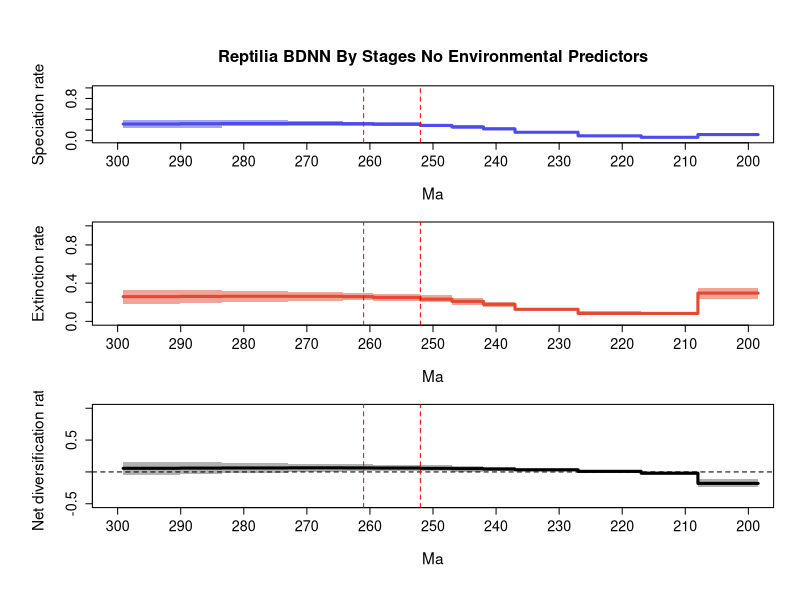

Write R code to recreate this figure.
## FINAL RTT GRAPH, PROPER FORMATTING CODE BELOW

##################################################### Change file path
pdf(file='C:/Users/SimoesLabAdmin/Documents/BDNN_Arielli/reptilia/mcmc_fixshift_no_predictors/D_bdnn_update/combined_10_RTT_final.pdf', width = 8, height = 10.8, useDingbats = FALSE)

# Set up the layout for 3 vertical plots
par(mfrow=c(3,1), cex.main=1.7, cex.lab=1.4, cex.axis=1.3,
    mgp=c(3.5, 1, 0),      # distance of axis labels from plot
    oma=c(2, 2, 2, 0))     # outer margins for the entire figure

################################################### Data vectors, time_vec through div_upr (longevity vectors excluded for our purposes)
time_vec=c(299.1209716796875, 290.10001,290.1,283.50001,283.5,273.00001,273.0,264.30001,264.3,259.50001,259.5,252.00001,252.0,247.00001,247.0,242.00001,242.0,237.00001,237.0,227.00001,227.0,217.00001,217.0,208.00001,208.0,198.4518165588379)
sp_mean=c(0.31596927631275507, 0.31596927631275507,0.3204149167034899,0.3204149167034899,0.32480634041873513,0.32480634041873513,0.3264662623975076,0.3264662623975076,0.3224156105090612,0.3224156105090612,0.3113979645984984,0.3113979645984984,0.2890097178398075,0.2890097178398075,0.2607489290817626,0.2607489290817626,0.2235144842192724,0.2235144842192724,0.1596113886482588,0.1596113886482588,0.09207353617294506,0.09207353617294506,0.06418061291967098,0.06418061291967098,0.11599383204471864,0.11599383204471864)
sp_lwr=c(0.23374386636788014, 0.23374386636788014,0.24645096757201984,0.24645096757201984,0.26950897755857783,0.26950897755857783,0.27519977980843097,0.27519977980843097,0.28009080192172636,0.28009080192172636,0.27550695733418346,0.27550695733418346,0.2557409797886321,0.2557409797886321,0.2300876118737081,0.2300876118737081,0.19928873269518543,0.19928873269518543,0.14200104436951833,0.14200104436951833,0.07824589818463872,0.07824589818463872,0.05213568633263375,0.05213568633263375,0.0906805971656018,0.0906805971656018)
sp_upr=c(0.3880027066071686, 0.3880027066071686,0.3852739125896454,0.3852739125896454,0.38801224178272886,0.38801224178272886,0.36966613492176814,0.36966613492176814,0.35842799554868277,0.35842799554868277,0.34620076481954337,0.34620076481954337,0.32121614317118197,0.32121614317118197,0.2904915661781256,0.2904915661781256,0.25022692161239146,0.25022692161239146,0.1765312321691633,0.1765312321691633,0.10521171709022115,0.10521171709022115,0.0765606977742959,0.0765606977742959,0.14617690209222295,0.14617690209222295)
ex_mean=c(0.2589411019378592, 0.2589411019378592,0.26074917864702907,0.26074917864702907,0.26244875420525154,0.26244875420525154,0.26239025396298565,0.26239025396298565,0.2588914892016989,0.2588914892016989,0.250335812639286,0.250335812639286,0.2326037321647501,0.2326037321647501,0.20938946887334664,0.20938946887334664,0.17821300944753166,0.17821300944753166,0.12670511297208692,0.12670511297208692,0.08320284799948993,0.08320284799948993,0.08326632178160884,0.08326632178160884,0.2956307104458808,0.2956307104458808)
ex_lwr=c(0.18605436285957863, 0.18605436285957863,0.1889215560693877,0.1889215560693877,0.20499736700836976,0.20499736700836976,0.2152373775285,0.2152373775285,0.22158032962234114,0.22158032962234114,0.21636137396732144,0.21636137396732144,0.19754898697009454,0.19754898697009454,0.17556189060811453,0.17556189060811453,0.15450421072307496,0.15450421072307496,0.10959949146510536,0.10959949146510536,0.0630219308314691,0.0630219308314691,0.06575222947591576,0.06575222947591576,0.23668517252992743,0.23668517252992743)
ex_upr=c(0.3320149623171294, 0.3320149623171294,0.3238083322108112,0.3238083322108112,0.32151782281966007,0.32151782281966007,0.3048147526570375,0.3048147526570375,0.29657573719572017,0.29657573719572017,0.29076973290452657,0.29076973290452657,0.2734536872207115,0.2734536872207115,0.24580448637099192,0.24580448637099192,0.20704793095883628,0.20704793095883628,0.14199364338071432,0.14199364338071432,0.10353240952202095,0.10353240952202095,0.10047947456024199,0.10047947456024199,0.3517751137620769,0.3517751137620769)
div_mean=c(0.05702817437489618, 0.05702817437489618,0.05966573805646083,0.05966573805646083,0.062357586213483515,0.062357586213483515,0.06407600843452174,0.06407600843452174,0.06352412130736187,0.06352412130736187,0.061062151959212156,0.061062151959212156,0.05640598567505742,0.05640598567505742,0.05135946020841617,0.05135946020841617,0.045301474771740596,0.045301474771740596,0.032906275676171694,0.032906275676171694,0.00887068817345519,0.00887068817345519,-0.019085708861937785,-0.019085708861937785,-0.17963687840116302,-0.17963687840116302)
div_lwr=c(-0.04163613332702748, -0.04163613332702748,-0.030159820835123308,-0.030159820835123308,-0.01842441111241966,-0.01842441111241966,0.0018628285735220462,0.0018628285735220462,0.014504071440047506,0.014504071440047506,0.011012032824066265,0.011012032824066265,0.00762033252665989,0.00762033252665989,0.00658488306408489,0.00658488306408489,0.008481061400590462,0.008481061400590462,0.009676950955721714,0.009676950955721714,-0.012736275642141581,-0.012736275642141581,-0.040464935613834595,-0.040464935613834595,-0.24076495697326483,-0.24076495697326483)
div_upr=c(0.15822954199166245, 0.15822954199166245,0.15258533595101134,0.15258533595101134,0.1378172865555226,0.1378172865555226,0.1257360931037172,0.1257360931037172,0.1166726471459984,0.1166726471459984,0.10620436596409241,0.10620436596409241,0.10288080895237367,0.10288080895237367,0.09715829912278998,0.09715829912278998,0.07949942608060975,0.07949942608060975,0.05623722547858426,0.05623722547858426,0.03142677677989067,0.03142677677989067,-0.00013182102904354953,-0.00013182102904354953,-0.1173390666565734,-0.1173390666565734)

# Calculate positions for the mass extinction events
perm_trias_extinction = 252 # End-Permian mass extinction (252 Ma)
guadalupian_extinction = 261 # Guadalupian extinction (261 Ma)

# Define custom tick positions at 10 MY intervals
x_ticks <- seq(300, 200, by=-10)
x_tick_labels <- x_ticks

# Convert time_vec to negative values to match  desired format
time_vec_neg <- -time_vec  # Converting to negative for plotting consistency

# First plot: Speciation rate
par(mar=c(5, 5, 4.5, 2))  # bottom, left, top, right margins
plot(time_vec, sp_mean, type='n', ylim=c(0, 1), xlim=c(300, 200),
     ############################################################ Change PDF title
     ylab='Speciation rate', xlab='Ma', main='Reptilia BDNN By Stages No Environmental Predictors',
     xaxt='n', cex.main=1.5, cex.lab=1.4, cex.axis=1.3) # xaxt removes default x axis
axis(1, at=x_ticks, labels=x_tick_labels, cex.axis=1.3) # Custom x-axis with 10MY interval ticks

# Plot the confidence intervals and mean line
not_NA = !is.na(sp_mean)
polygon(c(time_vec[not_NA], rev(time_vec[not_NA])), 
        c(sp_lwr[not_NA], rev(sp_upr[not_NA])), 
        col = adjustcolor('#4c4cec', alpha = 0.5), border = NA)
lines(time_vec[not_NA], sp_mean[not_NA], col = '#4c4cec', lwd = 3)

# Add vertical lines for mass extinction events
abline(v=perm_trias_extinction, col="red", lty=2)
abline(v=guadalupian_extinction, col="red", lty=2)

# Second plot: Extinction rate
par(mar=c(5, 5, 1, 2))  # bottom, left, top, right margins. Reduced top margin to 2.5 (from 4.5)
plot(time_vec, ex_mean, type='n', ylim=c(0, 1), xlim=c(300, 200),
     ylab='Extinction rate', xlab='Ma', 
     xaxt='n', cex.lab=1.4, cex.axis=1.3)
axis(1, at=x_ticks, labels=x_tick_labels, cex.axis=1.3)

# Plot the confidence intervals and mean line
not_NA = !is.na(ex_mean)
polygon(c(time_vec[not_NA], rev(time_vec[not_NA])), 
        c(ex_lwr[not_NA], rev(ex_upr[not_NA])), 
        col = adjustcolor('#e34a33', alpha = 0.5), border = NA)
lines(time_vec[not_NA], ex_mean[not_NA], col = '#e34a33', lwd = 3)

# Add vertical lines for mass extinction events
abline(v=perm_trias_extinction, col="red", lty=2)
abline(v=guadalupian_extinction, col="red", lty=2)

# Third plot: Net diversification rate
par(mar=c(5, 5, 1, 2))  # bottom, left, top, right margins. Reduced top margin to 2.5 (from 4.5)
plot(time_vec, div_mean, type='n', ylim=c(-0.5, 1), xlim=c(300, 200),
     ylab='Net diversification rate', xlab='Ma',
     xaxt='n', cex.lab=1.4, cex.axis=1.3)
axis(1, at=x_ticks, labels=x_tick_labels, cex.axis=1.3)

# Plot the confidence intervals and mean line
not_NA = !is.na(div_mean)
polygon(c(time_vec[not_NA], rev(time_vec[not_NA])), 
        c(div_lwr[not_NA], rev(div_upr[not_NA])), 
        col = adjustcolor('black', alpha = 0.3), border = NA)
lines(time_vec[not_NA], div_mean[not_NA], col = 'black', lwd = 3)

# Add horizontal line at y=0 for the net diversification rate
abline(h = 0, col = 'black', lty = 2)

# Add vertical lines for mass extinction events
abline(v=perm_trias_extinction, col="red", lty=2)
abline(v=guadalupian_extinction, col="red", lty=2)

dev.off()
